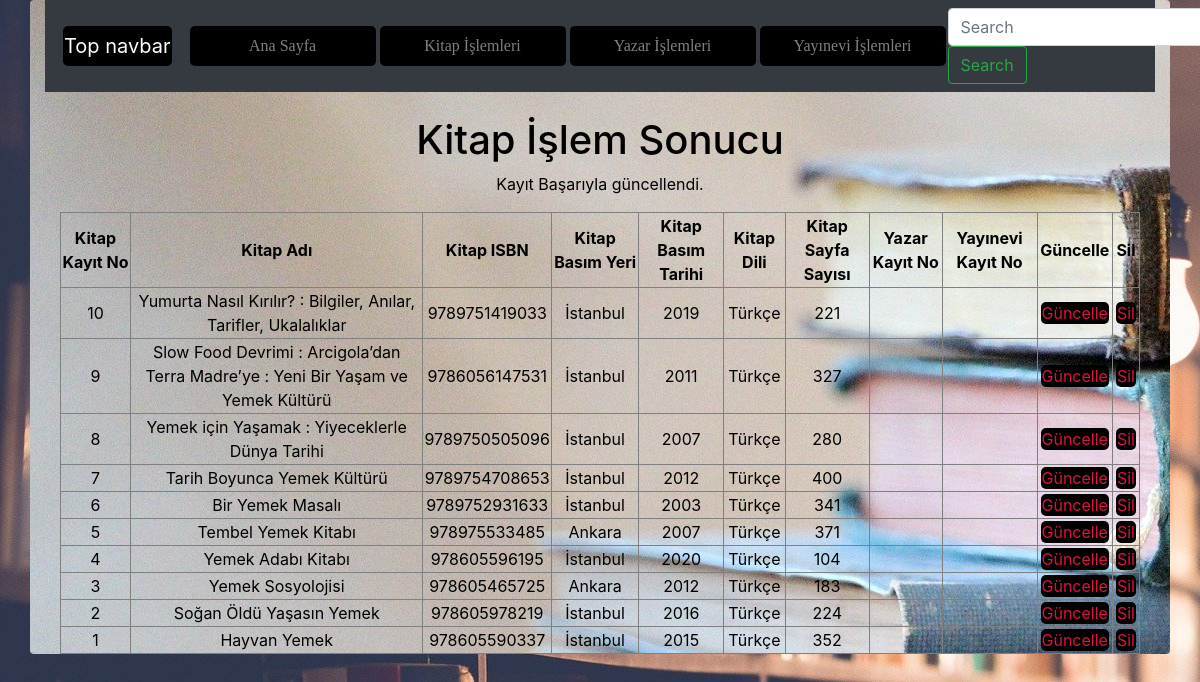
The page /meteozcan_final/kitap_guncellendi.php on the database its author committed.
### tables this page shows
CREATE TABLE `kitap` (
  `KitapKayitNo` smallint(6) NOT NULL COMMENT 'Kitap Tablosunun Ana Anahtarı',
  `KitapKayitTarih` timestamp NOT NULL DEFAULT current_timestamp() COMMENT 'Kitabın Veri Tabanına Kayıt Tarihi',
  `KitapAdi` varchar(250) NOT NULL COMMENT 'Kitabın Tam Adı',
  `KitapISBN` varchar(13) NOT NULL COMMENT 'Kitabın ISBN numarası',
  `KitapBasimYeri` varchar(100) NOT NULL COMMENT 'Kitabın Basım Yeri',
  `KitapBasimTarih` year(4) NOT NULL COMMENT 'Kitabın Basıldığı Tarih',
  `KitapDili` varchar(25) NOT NULL COMMENT 'Kitabın Dili',
  `KitapSayfaSayisi` int(10) NOT NULL COMMENT 'Kitabın Sayfa Sayısı',
  `YayinEviKayıtNO` int(10) NOT NULL COMMENT 'YayınEvi Numarası',
  `YazarKayıtNo` int(11) NOT NULL COMMENT 'Yazar Numarası'
);

### meteozcan_final/kitap_guncellendi.php (the view, shortened to what this page needs)
<?php
    require_once("baglanti.php");
    $KitapKayitNo = mysqli_real_escape_string($baglanti, $_POST['KitapKayitNo']);
    $KitapAdi = mysqli_real_escape_string($baglanti, $_POST['KitapAdi']);
    $KitapISBN = mysqli_real_escape_string($baglanti, $_POST['KitapISBN']);
    $KitapBasimYeri = mysqli_real_escape_string($baglanti, $_POST['KitapBasimYeri']);
    $KitapBasimTarih = mysqli_real_escape_string($baglanti, $_POST['KitapBasimTarih']);
    $KitapDili = mysqli_real_escape_string($baglanti, $_POST['KitapDili']);
    $KitapSayfaSayisi = mysqli_real_escape_string($baglanti, $_POST['KitapSayfaSayisi']);
    $YazarKayitNo = mysqli_real_escape_string($baglanti, $_POST['YazarKayitNo']);
    $YayinEviKayitNo = mysqli_real_escape_string($baglanti, $_POST['YayinEviKayitNo']);
    $sorgu = "UPDATE kitap SET KitapAdi = '$KitapAdi', KitapISBN = '$KitapISBN', KitapBasimYeri = '$KitapBasimYeri', KitapBasimTarih = '$KitapBasimTarih', KitapDili = '$KitapDili', KitapSayfaSayisi = '$KitapSayfaSayisi', YazarKayitNo = '$YazarKayitNo', YayinEviKayitNo = '$YayinEviKayitNo' WHERE KitapKayitNo = $KitapKayitNo";
    if (mysqli_query($baglanti, $sorgu)) {
        $islemSonuc = "Kayıt Başarıyla güncellendi.";
    } else {
        $islemSonuc = "Hata: " . $sorgu . "<br>" . mysqli_error($baglanti);
    }
    $sorgu = mysqli_query($baglanti, "SELECT * FROM kitap ORDER BY KitapKayitNo DESC");
?>
<!DOCTYPE html>
<html lang="tr"><head><meta http-equiv="Content-Type" content="text/html; charset=UTF-8">
<link href="bootstrap.min.css" rel="stylesheet">
<link href="bs1.css" rel="stylesheet">
    <link href="./katalog_files/navbar-top.css" rel="stylesheet">
  </head>
  <body>
<div id="divone" class="container rounded">
    <nav class="navbar navbar-expand-md navbar-dark bg-dark mb-4">
  <a class="navbar-brand" href="https://getbootstrap.com/docs/4.4/examples/navbar-static/#">Top navbar</a>
  <div class="collapse navbar-collapse" id="navbarCollapse">
    <ul class="navbar-nav mr-auto">
      <li class="nav-item">
        <a class="nav-link" href="index.php">Ana Sayfa </a>
      </li>
      <li class="nav-item">
        <a class="nav-link" href="kitap.php">Kitap İşlemleri</a>
      </li>
      <li class="nav-item">
        <a class="nav-link" href="yazar.php">Yazar İşlemleri</a>
      </li>
      <li class="nav-item">
        <a class="nav-link" href="yayinevi.php">Yayınevi İşlemleri</a>
      </li>
    </ul>
    <form class="form-inline mt-2 mt-md-0">
      <input class="form-control mr-sm-2" type="text" placeholder="Search" aria-label="Search">
      <button class="btn btn-outline-success my-2 my-sm-0" type="submit">Search</button>
    </form>
  </div>
</nav>
<main role="main" class="container">
<h1>Kitap İşlem Sonucu</h1>
<p><?php echo $islemSonuc; ?></p>
<?php
echo("<table border=1>");
    echo("<tr>");
    echo("<td><b>Kitap Kayıt No</b></td>");
    echo("<td><b>Kitap Adı</b></td>");
    echo("<td><b>Kitap ISBN</b></td>");
    echo("<td><b>Kitap Basım Yeri</b></td>");
    echo("<td><b>Kitap Basım Tarihi</b></td>");
    echo("<td><b>Kitap Dili</b></td>");
    echo("<td><b>Kitap Sayfa Sayısı</b></td>");
    echo("<td><b>Yazar Kayıt No</b></td>");
    echo("<td><b>Yayınevi Kayıt No</b></td>");
    echo("<td><b>Güncelle</b></td>");
    echo("<td><b>Sil</b></td>");
    echo("</tr>");
while($satir = mysqli_fetch_assoc($sorgu)){
    echo("<tr>");
    echo("<td>".$satir["KitapKayitNo"]."</td>");
    echo("<td>".$satir["KitapAdi"]."</td>");
    echo("<td>".$satir["KitapISBN"]."</td>");
    echo("<td>".$satir["KitapBasimYeri"]."</td>");
    echo("<td>".$satir["KitapBasimTarih"]."</td>");
    echo("<td>".$satir["KitapDili"]."</td>");
    echo("<td>".$satir["KitapSayfaSayisi"]."</td>");
    echo("<td>".$satir["YazarKayitNo"]."</td>");
    echo("<td>".$satir["YayinEviKayitNo"]."</td>");
    echo("<td><a href='kitapguncellenecek.php?KitapKayitNo=".$satir["KitapKayitNo"]."'>Güncelle</a></td>");
    echo("<td><a href='kitapsil.php?KitapKayitNo=".$satir["KitapKayitNo"]."'>Sil</a></td>");
    echo("</tr>");
            }
echo("</table>");
?>
</main>
      </div>
</body></html>

### meteozcan_final/bs1.css (style rules this page uses)
body { background-image: url(resim.jpg); }
#divone { background-image: url(resim3.jpg); color: black; margin-bottom: 10px; text-align: center; }
.nav-item { width: 190px; }
.nav-item a { color: wheat; font-family: cursive; transition-duration: 0.4s; }
a { color: crimson; text-decoration-line: none; background-color: black; border-radius: 5px; margin: 2px; padding: 1px; }

### meteozcan_final/navbar-top.css (style rules this page uses)
body { min-height: 75rem; }

### rows shown on the page
kitap: KitapKayitNo "10", KitapAdi "Yumurta Nasıl Kırılır? : Bilgiler, Anılar, Tarifler, Ukalalıklar", KitapISBN "9789751419033", KitapBasimYeri "İstanbul", KitapBasimTarih "2019", KitapDili "Türkçe", KitapSayfaSayisi "221"
kitap: KitapKayitNo "9", KitapAdi "Slow Food Devrimi : Arcigola’dan Terra Madre’ye : Yeni Bir Yaşam ve Yemek Kültürü", KitapISBN "9786056147531", KitapBasimYeri "İstanbul", KitapBasimTarih "2011", KitapDili "Türkçe", KitapSayfaSayisi "327"
kitap: KitapKayitNo "8", KitapAdi "Yemek için Yaşamak : Yiyeceklerle Dünya Tarihi", KitapISBN "9789750505096", KitapBasimYeri "İstanbul", KitapBasimTarih "2007", KitapDili "Türkçe", KitapSayfaSayisi "280"
kitap: KitapKayitNo "7", KitapAdi "Tarih Boyunca Yemek Kültürü", KitapISBN "9789754708653", KitapBasimYeri "İstanbul", KitapBasimTarih "2012", KitapDili "Türkçe", KitapSayfaSayisi "400"
kitap: KitapKayitNo "6", KitapAdi "Bir Yemek Masalı", KitapISBN "9789752931633", KitapBasimYeri "İstanbul", KitapBasimTarih "2003", KitapDili "Türkçe", KitapSayfaSayisi "341"
kitap: KitapKayitNo "5", KitapAdi "Tembel Yemek Kitabı", KitapISBN "978975533485", KitapBasimYeri "Ankara", KitapBasimTarih "2007", KitapDili "Türkçe", KitapSayfaSayisi "371"
kitap: KitapKayitNo "4", KitapAdi "Yemek Adabı Kitabı", KitapISBN "978605596195", KitapBasimYeri "İstanbul", KitapBasimTarih "2020", KitapDili "Türkçe", KitapSayfaSayisi "104"
kitap: KitapKayitNo "3", KitapAdi "Yemek Sosyolojisi", KitapISBN "978605465725", KitapBasimYeri "Ankara", KitapBasimTarih "2012", KitapDili "Türkçe", KitapSayfaSayisi "183"
kitap: KitapKayitNo "2", KitapAdi "Soğan Öldü Yaşasın Yemek", KitapISBN "978605978219", KitapBasimYeri "İstanbul", KitapBasimTarih "2016", KitapDili "Türkçe", KitapSayfaSayisi "224"
kitap: KitapKayitNo "1", KitapAdi "Hayvan Yemek", KitapISBN "978605590337", KitapBasimYeri "İstanbul", KitapBasimTarih "2015", KitapDili "Türkçe", KitapSayfaSayisi "352"

### other values the page prints
$islemSonuc "Kayıt Başarıyla güncellendi."
